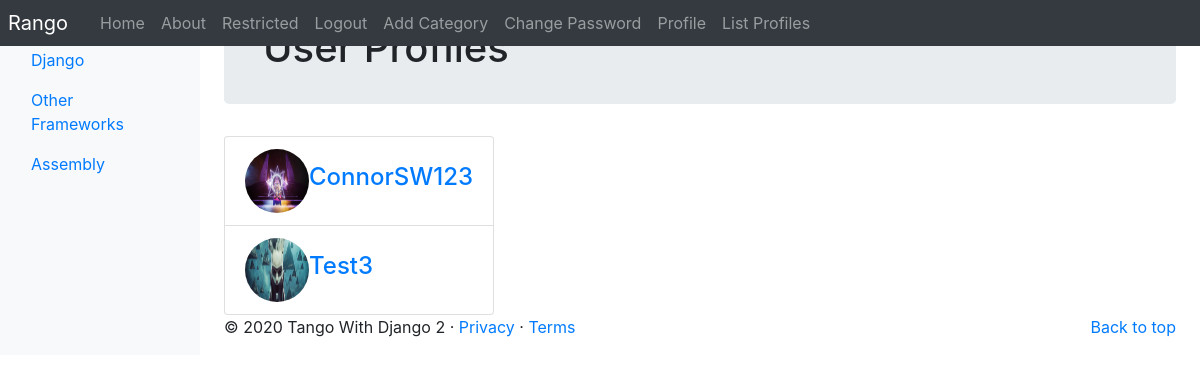
The app's page /rango/profiles/ (signed in), older data.
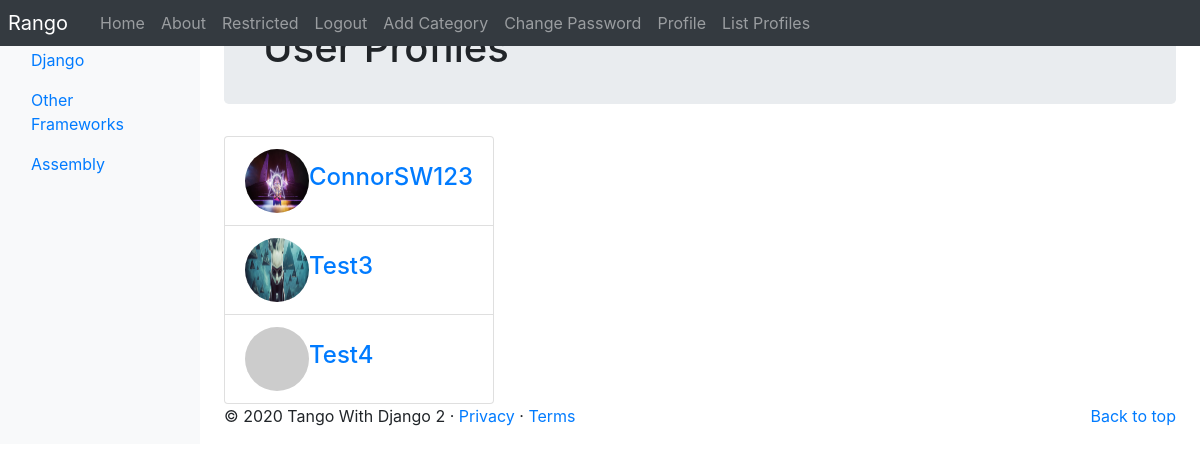
The same page, newer data.
### rango/models.py (models this page shows, shortened)
class Category(models.Model):
    NAME_MAX_LENGTH = 128
    name = models.CharField(max_length=NAME_MAX_LENGTH, unique=True)
    views = models.IntegerField(default=0)
    likes = models.IntegerField(default=0)
    slug = models.SlugField(unique=True)
    class Meta:
        verbose_name_plural = 'categories'

class UserProfile(models.Model):
    user = models.OneToOneField(User, on_delete=models.CASCADE)
    website = models.URLField(blank=True)
    picture = models.ImageField(upload_to='profile_images', blank=True)

### rango/views.py (the view)
# urls.py: path('profiles/', views.ListProfilesView.as_view(), name='list_profiles')
class ListProfilesView(View):
    @method_decorator(login_required)
    def get(self, request):
        profiles = UserProfile.objects.all()
        return render(request,
        'rango/list_profiles.html',
        {'user_profile_list': profiles})

### rango/templatetags/rango_template_tags.py (called while the page is built)
@register.inclusion_tag('rango/categories.html')
def get_category_list(current_category=None):
    return {'categories': Category.objects.all(),
            'current_category': current_category}

### templates/rango/list_profiles.html (shortened to what this page needs)
{% extends 'rango/base.html' %}
{% load staticfiles %}
{% block body_block %}
<div class="jumbotron p-4">
    <div class="container">
        <h1 class="jumbotron-heading">User Profiles</h1>
    </div>
</div>
<div class="container">
    <div class="row">
        {% if user_profile_list %}
        <div class="panel-body">
            <div class="list-group">
            {% for list_user in user_profile_list %}
                <div class="list-group-item d-flex align-items-center">
                    <img src="{% if list_user.picture %}{{ list_user.picture.url }}{% else %}https://loremflickr.com/64/64/people{% endif %}"
                         alt="Profile Picture"
                         class="rounded-circle"
                         width="64"
                         height="64">
                    <h4 class="list-group-item-heading ms-3">
                        <a href="{% url 'rango:profile' username=list_user.user.username %}">
                            {{ list_user.user.username }}
                        </a>
                    </h4>
                </div>
            {% endfor %}
        </div>
    </div>
    {% else %}
    <p>There are no users present on Rango.</p>
    {% endif %}
</div>
</div>
{% endblock %}

### templates/rango/categories.html (shortened to what this page needs)
<ul class="nav flex-column">
{% if categories %}
    {% for c in categories %}
    {% if c == current_category %}
        <li class="nav-item">
        <a class="nav-linkactive" href="{% url  'rango:show_category' c.slug %}">
            <span data-feather="archive"></span>{{  c.name  }}
        </a>
        </li>
 {%else %}
       <li class="nav-item">
       <a class="nav-link" href="{% url 'rango:show_category' c.slug %}">
        {{  c.name  }}
       </a>
       </li>
  {% endif %}
  {% endfor %}
  {% else %}
   <li class="nav-item">There are no categories present.</li>
  {% endif %}
   </ul>

Row changes from the older to the newer data that the page shows:
added UserProfile: user.username "Test4"
